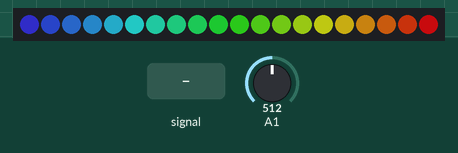
Simulated run of this sketch. Board: ATtiny85, built with avr-gcc and run on an emulated ATtiny85. On the bench: 20 RGB LEDs in strip order, left to right. Inputs (shaded band) come from the test bench; at power-on: A1 = 512. Dim RGB values are drawn brighter than linear.

Above: at 9.0 s.
10.3 s: A1 fed a 2 Hz sine of ±306 counts around its level
At 10.43 s:
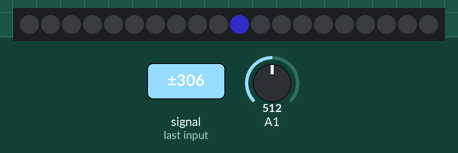
At 10.8 s:
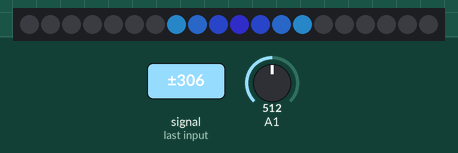

The sketch:

eTextile_cravate_bidirectional.ino
```cpp
#include <elapsedMillis.h>
#include <Adafruit_NeoPixel.h>

elapsedMillis countMillis;

const int DATA_PIN = 4;                 // P4 on the Digispark-ATTiny85
const int MIC_PIN = 1;                  // P2 on the Digispark-ATTiny85
const int NUMPIXELS = 20;               // Number of LEDs
const int NUMPIXELS_D2 = NUMPIXELS / 2; // Number of LEDs divide by two

Adafruit_NeoPixel strip = Adafruit_NeoPixel(NUMPIXELS, DATA_PIN, NEO_GRB + NEO_KHZ800);

uint32_t myColors[NUMPIXELS] = {0};

// From blue to red
uint32_t myColors_A[NUMPIXELS] = {
  0x4038FF, 0x4A35F2, 0x5433E6, 0x5E31D9, 0x682FCD, 0x722DC0, 0x7C2BB4, 0x8628A7, 0x90269B, 0x9A248E,
  0xA42282, 0xAE2075, 0xB81E69, 0xC21B5C, 0xCC1950, 0xD61743, 0xE01537, 0xEA132A, 0xF4111E, 0xFF0F12
};

// All colors
uint32_t myColors_B[NUMPIXELS] = {
  0x3F38FF, 0x3558FF, 0x3382FF, 0x31ACFF, 0x2FD8FF, 0x2DFFF9, 0x2BFFCC, 0x28FF9E, 0x26FF6E, 0x24FF3E,
  0x36FF22, 0x64FF20, 0x92FF1E, 0xC2FF1B, 0xF2FF19, 0xFFDA17, 0xFFA715, 0xFF7413, 0xFF4011, 0xFF0F12
};

const int SAMPLE_WINDOW = 50; // Sample window width in mS (50 mS = 20Hz)
unsigned int sample;

const int THRESHOLD = 30;     // Threshold
unsigned int peakToPeak = 0;  // peak-to-peak level

int maxVal = 0;

void setup() {

  // memcpy( myColors, myColors_A, NUMPIXELS * sizeof(uint32_t) );
  memcpy( myColors, myColors_B, NUMPIXELS * sizeof(uint32_t) );

  strip.begin(); // This initializes the NeoPixel library
  strip.setBrightness(100); // fuul brightness

  allON(150);
  allOFF();
  allON(150);
  allOFF();
  allON(150);

}

void loop() {

  unsigned int signalMax = 0;
  unsigned int signalMin = 1024;

  // collect data for 50 ms
  while (countMillis < SAMPLE_WINDOW) {

    sample = analogRead(MIC_PIN);

    if (sample > signalMax) {
      signalMax = sample;  // save just the max levels
    }
    else if (sample < signalMin) {
      signalMin = sample;  // save just the min levels
    }
  }

  peakToPeak = signalMax - signalMin;  // max - min = peak-peak amplitude
  peakToPeak = map(peakToPeak, 0, 400, 0, NUMPIXELS_D2); // Diminuer la valeur 1024 pour plus de sensibilité
  peakToPeak = constrain(peakToPeak, 0, NUMPIXELS_D2);

  allOFF();

  for (int i = 0; i < peakToPeak; i++) {
    int reight = (i + NUMPIXELS_D2);
    int left = (NUMPIXELS_D2) - i;
    strip.setPixelColor(left, myColors[i]); // set the color
    strip.setPixelColor(reight, myColors[i]); // set the color
  }
  strip.show();

  countMillis = 0;
}

void allOFF() {
  for (int i = 0; i < NUMPIXELS; i++) {
    strip.setPixelColor(i, 0); // set the color
  }
}

void allON( int DEL) {
  for (int i = 0; i < NUMPIXELS; i++) {
    strip.setPixelColor(i, myColors[i]); // set the color
    strip.show();
    delay(DEL);
  }
}
```

Measured:
- after the input at 10.3 s, the LEDs: first change at once (image 1 shows a later state)
